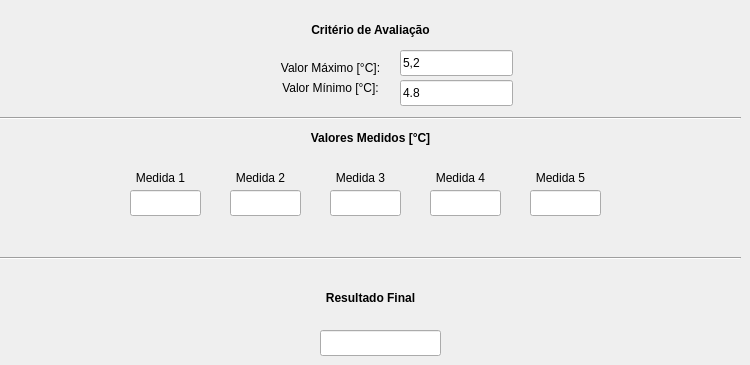
   <widget class="QWidget" name="Tab_Temperatura">
    <attribute name="title">
     <string>Temperatura</string>
    </attribute>
    <widget class="QLabel" name="label_76">
     <property name="geometry">
      <rect>
       <x>0</x>
       <y>20</y>
       <width>741</width>
       <height>20</height>
      </rect>
     </property>
     <property name="text">
      <string>&lt;html&gt;&lt;head/&gt;&lt;body&gt;&lt;p align=&quot;center&quot;&gt;&lt;span style=&quot; font-weight:600;&quot;&gt;Critério de Avaliação&lt;/span&gt;&lt;/p&gt;&lt;/body&gt;&lt;/html&gt;</string>
     </property>
    </widget>
    <widget class="QLineEdit" name="temp_crit_max">
     <property name="geometry">
      <rect>
       <x>400</x>
       <y>50</y>
       <width>113</width>
       <height>26</height>
      </rect>
     </property>
     <property name="text">
      <string>5,2</string>
     </property>
    </widget>
    <widget class="QLineEdit" name="temp_crit_min">
     <property name="geometry">
      <rect>
       <x>400</x>
       <y>80</y>
       <width>113</width>
       <height>26</height>
      </rect>
     </property>
     <property name="text">
      <string>4.8</string>
     </property>
    </widget>
    <widget class="Line" name="line_11">
     <property name="geometry">
      <rect>
       <x>0</x>
       <y>110</y>
       <width>741</width>
       <height>16</height>
      </rect>
     </property>
     <property name="orientation">
      <enum>Qt::Horizontal</enum>
     </property>
    </widget>
    <widget class="QLabel" name="label_77">
     <property name="geometry">
      <rect>
       <x>260</x>
       <y>60</y>
       <width>141</width>
       <height>16</height>
      </rect>
     </property>
     <property name="text">
      <string>&lt;html&gt;&lt;head/&gt;&lt;body&gt;&lt;p align=&quot;center&quot;&gt;Valor Máximo [°C]:&lt;/p&gt;&lt;/body&gt;&lt;/html&gt;</string>
     </property>
    </widget>
    <widget class="QLabel" name="label_78">
     <property name="geometry">
      <rect>
       <x>260</x>
       <y>80</y>
       <width>141</width>
       <height>16</height>
      </rect>
     </property>
     <property name="text">
      <string>&lt;html&gt;&lt;head/&gt;&lt;body&gt;&lt;p align=&quot;center&quot;&gt;Valor Mínimo [°C]:&lt;/p&gt;&lt;/body&gt;&lt;/html&gt;</string>
     </property>
    </widget>
    <widget class="QLabel" name="label_79">
     <property name="geometry">
      <rect>
       <x>0</x>
       <y>130</y>
       <width>741</width>
       <height>16</height>
      </rect>
     </property>
     <property name="text">
      <string>&lt;html&gt;&lt;head/&gt;&lt;body&gt;&lt;p align=&quot;center&quot;&gt;&lt;span style=&quot; font-weight:600;&quot;&gt;Valores Medidos [°C]&lt;/span&gt;&lt;/p&gt;&lt;/body&gt;&lt;/html&gt;</string>
     </property>
    </widget>
    <widget class="QLabel" name="label_80">
     <property name="geometry">
      <rect>
       <x>0</x>
       <y>290</y>
       <width>741</width>
       <height>16</height>
      </rect>
     </property>
     <property name="text">
      <string>&lt;html&gt;&lt;head/&gt;&lt;body&gt;&lt;p align=&quot;center&quot;&gt;&lt;span style=&quot; font-weight:600;&quot;&gt;Resultado Final&lt;/span&gt;&lt;/p&gt;&lt;/body&gt;&lt;/html&gt;</string>
     </property>
    </widget>
    <widget class="QLineEdit" name="temp_resultado">
     <property name="geometry">
      <rect>
       <x>320</x>
       <y>330</y>
       <width>121</width>
       <height>26</height>
      </rect>
     </property>
    </widget>
    <widget class="Line" name="line_12">
     <property name="geometry">
      <rect>
       <x>0</x>
       <y>250</y>
       <width>741</width>
       <height>16</height>
      </rect>
     </property>
     <property name="orientation">
      <enum>Qt::Horizontal</enum>
     </property>
    </widget>
    <widget class="QLineEdit" name="TEMP_VAL_1">
     <property name="geometry">
      <rect>
       <x>130</x>
       <y>190</y>
       <width>71</width>
       <height>26</height>
      </rect>
     </property>
    </widget>
    <widget class="QLabel" name="label_112">
     <property name="geometry">
      <rect>
       <x>120</x>
       <y>170</y>
       <width>81</width>
       <height>16</height>
      </rect>
     </property>
     <property name="text">
      <string>&lt;html&gt;&lt;head/&gt;&lt;body&gt;&lt;p align=&quot;center&quot;&gt;Medida 1&lt;/p&gt;&lt;/body&gt;&lt;/html&gt;</string>
     </property>
    </widget>
    <widget class="QLabel" name="label_113">
     <property name="geometry">
      <rect>
       <x>220</x>
       <y>170</y>
       <width>81</width>
       <height>16</height>
      </rect>
     </property>
     <property name="text">
      <string>&lt;html&gt;&lt;head/&gt;&lt;body&gt;&lt;p align=&quot;center&quot;&gt;Medida 2&lt;/p&gt;&lt;/body&gt;&lt;/html&gt;</string>
     </property>
    </widget>
    <widget class="QLabel" name="label_114">
     <property name="geometry">
      <rect>
       <x>320</x>
       <y>170</y>
       <width>81</width>
       <height>16</height>
      </rect>
     </property>
     <property name="text">
      <string>&lt;html&gt;&lt;head/&gt;&lt;body&gt;&lt;p align=&quot;center&quot;&gt;Medida 3&lt;/p&gt;&lt;/body&gt;&lt;/html&gt;</string>
     </property>
    </widget>
    <widget class="QLabel" name="label_115">
     <property name="geometry">
      <rect>
       <x>420</x>
       <y>170</y>
       <width>81</width>
       <height>16</height>
      </rect>
     </property>
     <property name="text">
      <string>&lt;html&gt;&lt;head/&gt;&lt;body&gt;&lt;p align=&quot;center&quot;&gt;Medida 4&lt;/p&gt;&lt;/body&gt;&lt;/html&gt;</string>
     </property>
    </widget>
    <widget class="QLabel" name="label_116">
     <property name="geometry">
      <rect>
       <x>520</x>
       <y>170</y>
       <width>81</width>
       <height>16</height>
      </rect>
     </property>
     <property name="text">
      <string>&lt;html&gt;&lt;head/&gt;&lt;body&gt;&lt;p align=&quot;center&quot;&gt;Medida 5&lt;/p&gt;&lt;/body&gt;&lt;/html&gt;</string>
     </property>
    </widget>
    <widget class="QLineEdit" name="TEMP_VAL_2">
     <property name="geometry">
      <rect>
       <x>230</x>
       <y>190</y>
       <width>71</width>
       <height>26</height>
      </rect>
     </property>
    </widget>
    <widget class="QLineEdit" name="TEMP_VAL_3">
     <property name="geometry">
      <rect>
       <x>330</x>
       <y>190</y>
       <width>71</width>
       <height>26</height>
      </rect>
     </property>
    </widget>
    <widget class="QLineEdit" name="TEMP_VAL_4">
     <property name="geometry">
      <rect>
       <x>430</x>
       <y>190</y>
       <width>71</width>
       <height>26</height>
      </rect>
     </property>
    </widget>
    <widget class="QLineEdit" name="TEMP_VAL_5">
     <property name="geometry">
      <rect>
       <x>530</x>
       <y>190</y>
       <width>71</width>
       <height>26</height>
      </rect>
     </property>
    </widget>
   </widget>
